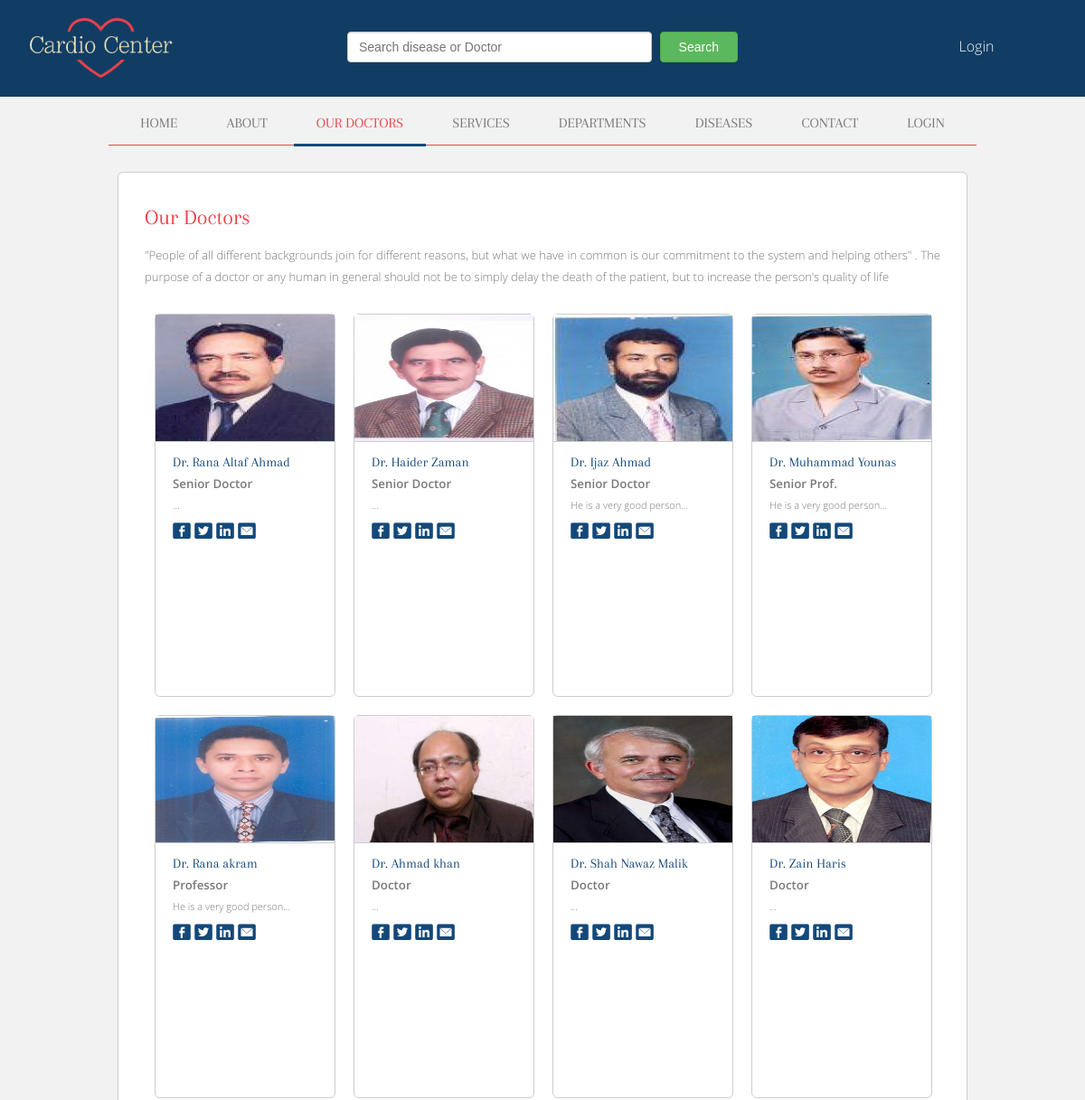
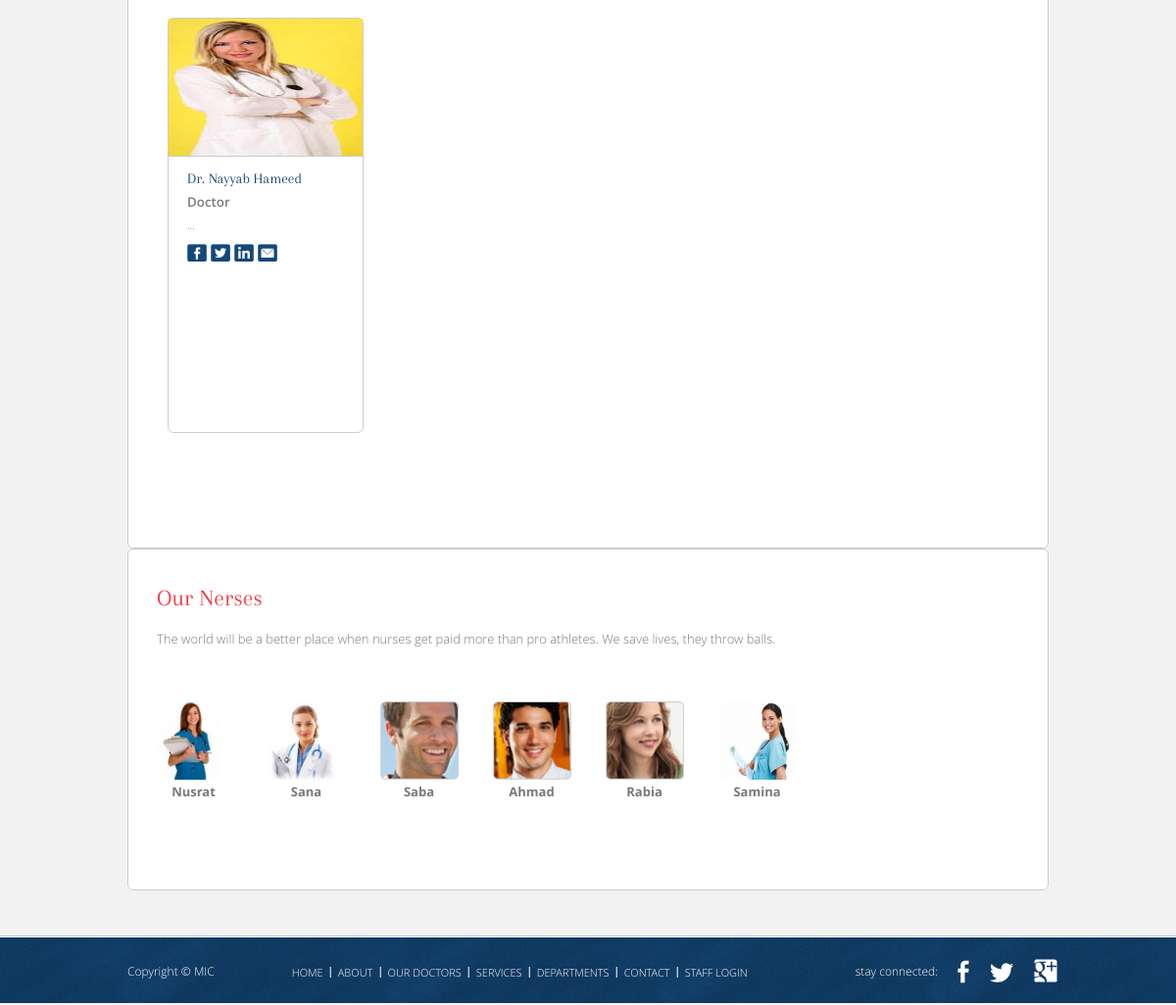
The app's page /doctors.php with its own data (2 pictures, top to bottom).
### tables this page shows
CREATE TABLE IF NOT EXISTS `options` (
  `id` bigint(11) NOT NULL,
  `ref` varchar(100) NOT NULL,
  `name` varchar(500) NOT NULL,
  `value` text NOT NULL,
  `image` varchar(255) NOT NULL,
  `comments` varchar(500) NOT NULL,
  `created_at` timestamp NOT NULL DEFAULT CURRENT_TIMESTAMP ON UPDATE CURRENT_TIMESTAMP
);

CREATE TABLE IF NOT EXISTS `doctors` (
  `id` int(11) NOT NULL,
  `user_id` int(11) NOT NULL,
  `name` varchar(255) NOT NULL,
  `fname` varchar(255) NOT NULL,
  `email` varchar(255) NOT NULL,
  `password` varchar(250) NOT NULL DEFAULT '202cb962ac59075b964b07152d234b70',
  `recovery_token` varchar(250) NOT NULL,
  `phone` varchar(20) NOT NULL,
  `mobile` varchar(20) NOT NULL,
  `cnic` varchar(20) NOT NULL,
  `city` varchar(20) NOT NULL,
  `address` varchar(255) NOT NULL,
  `image` varchar(255) NOT NULL,
  `qualification` varchar(255) NOT NULL,
  `institute` varchar(255) NOT NULL,
  `speciality` varchar(255) NOT NULL,
  `gender` enum('Male','Female') NOT NULL DEFAULT 'Male',
  `facebook` varchar(255) NOT NULL,
  `twitter` varchar(255) NOT NULL,
  `linkedin` varchar(255) NOT NULL,
  `post` varchar(20) NOT NULL,
  `designation` varchar(255) NOT NULL,
  `comments` varchar(500) NOT NULL,
  `created_at` timestamp NOT NULL DEFAULT CURRENT_TIMESTAMP ON UPDATE CURRENT_TIMESTAMP
);

CREATE TABLE IF NOT EXISTS `nurses` (
  `id` int(11) NOT NULL,
  `user_id` int(11) NOT NULL,
  `name` varchar(255) NOT NULL,
  `fname` varchar(255) NOT NULL,
  `email` varchar(255) NOT NULL,
  `phone` varchar(20) NOT NULL,
  `mobile` varchar(20) NOT NULL,
  `cnic` varchar(20) NOT NULL,
  `city` varchar(20) NOT NULL,
  `address` varchar(255) NOT NULL,
  `image` varchar(255) NOT NULL,
  `qualification` varchar(255) NOT NULL,
  `institute` varchar(255) NOT NULL,
  `speciality` varchar(255) NOT NULL,
  `gender` enum('Male','Female') NOT NULL DEFAULT 'Male',
  `facebook` varchar(255) NOT NULL,
  `twitter` varchar(255) NOT NULL,
  `linkedin` varchar(255) NOT NULL,
  `post` varchar(20) NOT NULL,
  `designation` varchar(255) NOT NULL,
  `comments` varchar(500) NOT NULL,
  `created_at` timestamp NOT NULL DEFAULT CURRENT_TIMESTAMP ON UPDATE CURRENT_TIMESTAMP
);

### functions.php (called while the page is built, shortened)
<?php
function db() {
    return mysqli_connect(host, user, password, database);
}
function getData($table = 'options', $fields = "*", $where = '', $join = '', $limit = '') {
    $link = db();
    $data = array();
    $i = 0;
    $query = "select " . $fields . " from " . $table . " " . $where . " " . $join . " " . $limit;
    $result = mysqli_query($link, $query);
    while ($row = mysqli_fetch_assoc($result)) {
        $data[$i] = $row;
        $i++;
    }
    return $data;
}
$data = getData();

### doctors.php (the view, shortened to what this page needs)
<?php
include 'header.php';
?>
<body>
    <div id="body">
        <?php
        if (isset($_GET['doc_id'])) {
            $doctorData = getData('doctors', '*', 'where id = \'' . $_GET['doc_id'] . '\'')[0];
            ?>
            <div class="my-section">
                <div class="data">
                    <div class="image">
                        <div class="prof-image">
                            <img src="images/uploads/<?php echo $doctorData['image']; ?>">
                        </div>
                    </div>
                    <div class="basic">
                        <div class="basic-data">
                            <h1><?php echo $doctorData['name']; ?></h1>
                            <b><?php echo $doctorData['speciality']; ?></b> -
                            <b><?php echo $doctorData['designation']; ?></b><br>
                            <span><?php echo $doctorData['qualification']; ?></span> -
                            <span><?php echo $doctorData['institute']; ?></span>
                        </div>
                    </div>
                </div>
                <div class="data-bottom">
                    <div class="data-item">
						<a href="search.php?doc_id=<?php echo $doctorData['id'];?>" class="more" style="float: right;margin: 0px 10px;">View diseases</a>
						<a href="signup.php?doc_id=<?php echo $doctorData['id'];?>" class="more" style="float: right;margin: 0 10px;">Get Appointment</a>
                    </div>
                    <div class="data-item">
                        <div class="data-left">
                            <b>
                                Speciality:
                            </b>
                        </div>
                        <div class="data-right">
                            <?php echo $doctorData['speciality']; ?>
                        </div>
                    </div>
                    <div class="data-item">
                        <div class="data-left">
                            <b>
                                Desigination:
                            </b>
                        </div>
                        <div class="data-right">
                            <?php echo $doctorData['designation']; ?>
                        </div>
                    </div><div class="data-item">
                        <div class="data-left">
                            <b>
                                Qualification:
                            </b>
                        </div>
                        <div class="data-right">
                            <?php echo $doctorData['qualification']; ?>
                        </div>
                    </div><div class="data-item">
                        <div class="data-left">
                            <b>
                                Institute:
                            </b>
                        </div>
                        <div class="data-right">
                            <?php echo $doctorData['institute']; ?>
                        </div>
                    </div>
                    <div class="data-item">
                        <div class="data-left">
                            <b>
                                Father Name:
                            </b>
                        </div>
                        <div class="data-right">
                            <?php echo $doctorData['fname']; ?>
                        </div>
                    </div>
                    <div class="data-item">
                        <div class="data-left">
                            <b>
                                Email:
                            </b>
                        </div>
                        <div class="data-right">
                            <?php echo $doctorData['email']; ?>
                        </div>
                    </div>
                    <div class="data-item">
                        <div class="data-left">
                            <b>
                                Mobile:
                            </b>
                        </div>
                        <div class="data-right">
                            <?php echo $doctorData['mobile']; ?>
                        </div>
                    </div>
                    <div class="data-item">
                        <div class="data-left">
                            <b>
                                Address:
                            </b>
                        </div>
                        <div class="data-right">
                            <?php echo $doctorData['address']; ?>
                        </div>
                    </div>
                    <div class="data-item">
                        <div class="data-left">
                            <b>
                                Gender:
                            </b>
                        </div>
                        <div class="data-right">
                            <?php echo $doctorData['gender'] == 'f%' ? 'Female' : 'Male'; ?>
                        </div>
                    </div>
                    <div class="data-item">
                        <div class="data-left">
                            <b>
                                Description:
                            </b>
                        </div>
                        <div class="data-right">
                            <?php echo $doctorData['comments']; ?>
                        </div>
                    </div>
                    <div class="data-item">
                        <div class="data-left">
                            <b>
                                Facebook:
                            </b>
                        </div>
                        <div class="data-right">
                            <?php echo $doctorData['facebook']; ?>
                        </div>
                    </div>
                    <div class="data-item">
                        <div class="data-left">
                            <b>
                                LinkedIn:
                            </b>
                        </div>
                        <div class="data-right">
                            <?php echo $doctorData['linkedin']; ?>
                        </div>
                    </div>
                    <div class="data-item">
                        <div class="data-left">
                            <b>
                                Twitter:
                            </b>
                        </div>
                        <div class="data-right">
                            <?php echo $doctorData['twitter']; ?>
                        </div>
                    </div>
                </div>
            </div>
        <?php } else { ?>
            <div class="section">
                <h2><?php echo $data[7]['name']; ?></h2>
                <p>
                    <?php echo $data[7]['value']; ?>
                </p>
                <?php
                $doctors = getData('doctors');
                ?>
                <ul class="article">
                    <ul class="article">
                        <?php
                        foreach ($doctors as $doctor) {
                            ?>
                            <li>
                                <img src="images/uploads/<?php echo $doctor['image']; ?>" alt=""> <b><a href="doctors.php?doc_id=<?php echo $doctor['id']; ?>">Dr. <?php echo $doctor['name']; ?></a></b> <small><?php echo $doctor['designation']; ?></small>
                                <p>
                                    <?php echo substr($doctor['comments'], 0, 220); ?>...
                                </p>
                                <span><a href="<?php echo $doctor['facebook']; ?>" class="facebook">facebook</a><a href="<?php echo $doctor['twitter']; ?>" class="twitter">twitter</a><a href="#" class="linkedIn">linkedin</a><a href="<?php echo $doctor['linkedin']; ?>" class="email">email</a></span>
                            </li>
                        <?php } ?>
                    </ul>
            </div>
            <div class="section nurses">
                <h2><?php echo $data[8]['name']; ?></h2>
                <p>
                    <?php echo $data[8]['value']; ?>
                </p>
                <?php
                $nurses = getData('nurses');
                ?>
                <ul>
                    <?php foreach ($nurses as $nurse) { ?>
                        <li>
                            <a href="doctors.php?nurse_id=<?php echo $nurse['id']; ?>"><img src="images/uploads/<?php echo $nurse['image']; ?>" alt=""><?php echo $nurse['name']; ?></a>
                        </li>
                    <?php } ?>
                </ul>
            </div>
            <?php
        }
        ?>
    </div>
    <?php
    include 'footer.php';
    ?>

### css/style.css (style rules this page uses)
body { background: #f2f2f2; color: #797979; font-family: 'OpenSans-Light'; font-weight: normal; line-height: 1; margin: 0; min-width: 960px; padding: 0; }
#body { margin: 0; padding: 28px 0 46px 0; }
p { text-align: justify; }
#body h2 { color: #ef414a; font-family: 'Arapey'; font-size: 24px; font-weight: normal; margin: 0; padding: 0 0 21px; text-transform: capitalize; }
#body > .section { background: #fff; border: 1px solid #cdcdcd; border-radius: 6px; margin: 0 auto; padding: 37px 0 52px; width: 938px; }
#body > .section h2 { padding: 0 0 0 29px; }
#body > .section p { font-size: 13px; line-height: 24px; margin: 0; padding: 18px 29px 29px; }
#body > .section span { display: block; margin: 0; overflow: hidden; padding: 0; }
#body > .section span a { background: url(../images/icons.png) no-repeat; display: block; float: left; height: 18px; margin: 0 4px 0 0; padding: 0; text-indent: -99999px; width: 20px; }
#body > .section span .facebook { background-position: -4px -93px; }
#body > .section span .twitter { background-position: -4px -116px; }
#body > .section span .linkedIn { background-position: -4px -139px; }
#body > .section span .email { background-position: -4px -162px; }
#body > .section > ul { margin: 0; overflow: hidden; padding: 23px 9px 0; }
#body > .section > ul li { float: left; list-style: none; margin: 0 18px; padding: 0; text-align: center; width: 79px; }
#body > .section > ul li > a { color: #797979; font-family: 'OpenSans-Bold'; font-size: 13px; font-weight: normal; line-height: 24px; text-decoration: none; text-transform: capitalize; }
#body > .section > ul li > a img { border: 0; display: block; }
#body .section ul.article { margin: 0; padding: 0px 11px 45px 15px; }
#body .section ul.article li { border: 1px solid #cdcdcd; border-radius: 6px; float: left; list-style: none; margin: 0 14px 0 13px; padding: 0 0 22px; text-align: left; width: 198px; }
#body .section ul.article li img { border-bottom: 1px solid #cdcdcd; display: block; margin: 0 0 10px; }
#body .section ul.article li b { display: block; font-family: 'Arapey'; font-size: 18px; font-weight: normal; margin: 0; padding: 0 19px; }
#body .section ul.article li b a { color: #144879; line-height: 24px; text-decoration: none; }
#body .section ul.article li small { color: #797979; display: block; font-family: 'OpenSans-Semibold'; font-weight: normal; line-height: 24px; margin: 0; padding: 0 19px; text-transform: capitalize; }
#body .section ul.article li p { margin: 0; padding: 0 19px; }
#body .section ul.article li span { padding: 7px 0 0 19px; }

### css/mic.css (style rules this page uses)
.article li img { background-size: contain; width: 100%; height: 140px; }
.article li { max-width: 200px; height: 400px; margin: 0 10px 20px 10px !important; }
#body .section ul.article li b { font-size: 15px !important; }
#body .section ul.article li p { font-size: 11px !important; }
.nurses li img { max-width: 80px; height: 80px; }
.nurses ul li { min-height: 140px; }

### records on screen
options: name "Our Doctors", value "\"People of all different backgrounds join for different reasons, but what we have in common is our commitment to the system and helping others\" . The purpose of a doctor or any human in general should not be to simply delay the death of the patient, but to increase the person's quality of life"
doctors: image (picture), name "Rana Altaf Ahmad", designation "Senior Doctor"
doctors: image (picture), name "Haider Zaman", designation "Senior Doctor"
doctors: image (picture), name "Ijaz Ahmad", designation "Senior Doctor", comments "He is a very good person"
doctors: image (picture), name "Muhammad Younas", designation "Senior Prof.", comments "He is a very good person"
doctors: image (picture), name "Rana akram", designation "Professor", comments "He is a very good person"
doctors: image (picture), name "Ahmad khan", designation "Doctor"
doctors: image (picture), name "Shah Nawaz Malik", designation "Doctor"
doctors: image (picture), name "Zain Haris", designation "Doctor"
doctors: image (picture), name "Nayyab Hameed", designation "Doctor"
options: name "Our Nerses", value "The world will be a better place when nurses get paid more than pro athletes. We save lives, they throw balls."
nurses: image (picture), name "Nusrat"
nurses: image (picture), name "Sana"
nurses: image (picture), name "Saba"
nurses: image (picture), name "Ahmad"
nurses: image (picture), name "Rabia"
nurses: image (picture), name "Samina"
